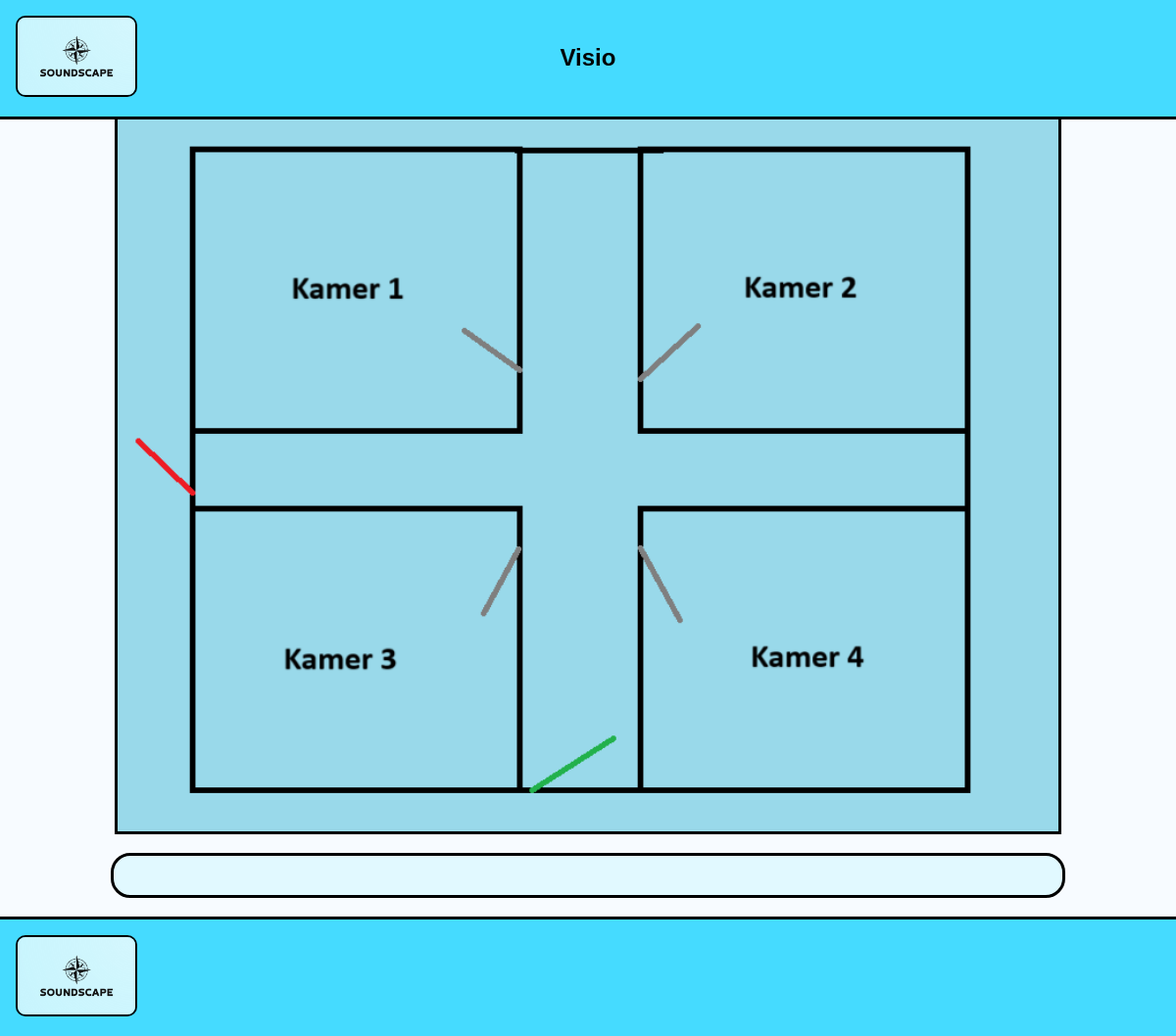
Screenshot of /pages/location.php?id=2 with the database file from the repository.
### tables this page shows
CREATE TABLE `locations` (
                             `id` int(10) UNSIGNED NOT NULL,
                             `name` varchar(255) NOT NULL,
                             `city` varchar(255) NOT NULL,
                             `street` varchar(255) NOT NULL,
                             `number` int(10) UNSIGNED NOT NULL,
                             `postalCode` varchar(255) NOT NULL,
                             `picture` varchar(255) NOT NULL,
                             `map` varchar(255) NOT NULL,
                             `mapText` text NOT NULL
);

### pages/location.php (the view, shortened to what this page needs)
<?php
require_once "../includes/database.php";
if(isset($_GET['id'])) {
    $location_id = $_GET['id'];
    $query = "SELECT * FROM locations WHERE id = $location_id";
    $result = mysqli_query($db, $query);
    if ($result && mysqli_num_rows($result) > 0) {
        $location = mysqli_fetch_assoc($result);
    } else {
        echo "Location not found!";
        exit;
    }
} else {
    echo "Location ID not provided!";
    exit;
}
?>
<!doctype html>
<html lang="en">
<head>
    <link rel="stylesheet" href="../css/style.css">
</head>
<body>
    <nav>
        <div id="navLogo">
            <a href="../index.php"><img src="../images/logo.png" alt="Homeknop"></a>
        </div>
        <div id="navText">
            <h1 lang="nl" tabindex="1"><?php echo $location['name']; ?></h1>
        </div>
    </nav>
    <main>
        <div id="locationMap">
            <img src="../images/<?php echo $location['map']; ?>" alt="<?php echo $location['name']; ?>">
            <p lang="nl" tabindex="2"><?= $location['mapText'] ?></p>
        </div>
    </main>
    <footer>
        <a href="../index.php"><img src="../images/logo.png" alt="Logo"></a>
    </footer>
</body>
</html>

### css/style.css (style rules this page uses)
body { margin: 0; background-color: #f7fbff; font-family: Arial ; }
nav { display: flex; flex-direction: row; align-items: center; justify-content: space-between; padding: 2vh; border-bottom: black 3px solid; background-color: #45dbff; text-align: center; }
nav img { width: 10vw; border: black solid 2px; border-radius: 10px; }
footer { display: flex; flex-direction: row; align-items: center; justify-content: left; padding: 2vh; border-top: black 3px solid; background-color: #45dbff; }
footer img { width: 10vw; border: black solid 2px; border-radius: 10px; }
#locationMap img { width: 80vw; border: black solid 3px; border-top: 0; }
#locationMap { flex-direction: column; display: flex; justify-content: center; align-items: center; text-align: center; background-color: #f7fbff; }
#locationMap p { width: 79vw; font-size: larger; font-weight: bold; background-color: #e1f9ff; padding: 20px 10px; border: black 3px solid; border-radius: 20px; }
#navText { text-align: center; flex: 1; }
#navLogo { display: flex; justify-content: left; flex: 1; }

### rows the page displays
locations: name "Visio", map+name (picture)
